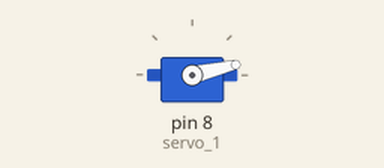
This sketch was run on a simulated Arduino Uno, built with avr-gcc and run on an emulated ATmega328P. Parts: servo.

Above: at 0.05 s.
At 1.25 s:
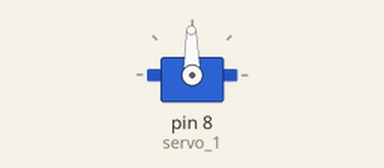
At 2.45 s:
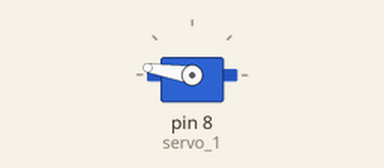
At 4.9 s:
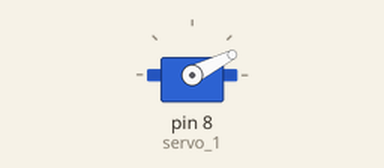
Timing chart, 0 to 6.7 s (numbered marks = the images above):
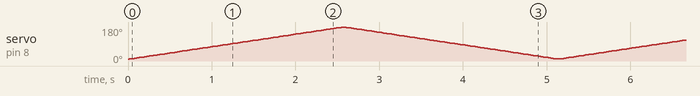

The sketch:

servo_movement.ino
```cpp
#include <Servo.h>

Servo servo_1;
int s_angle =10;

void setup() {
  servo_1.attach(8);
  servo_1.write(s_angle);
}

void loop() {

  for(s_angle=10; s_angle<180; s_angle++)
  {
    servo_1.write(s_angle);
    delay(15);
  }

  for(s_angle=180; s_angle>10; s_angle-- )
  {
    servo_1.write(s_angle);
    delay(15);
  }

}
```
